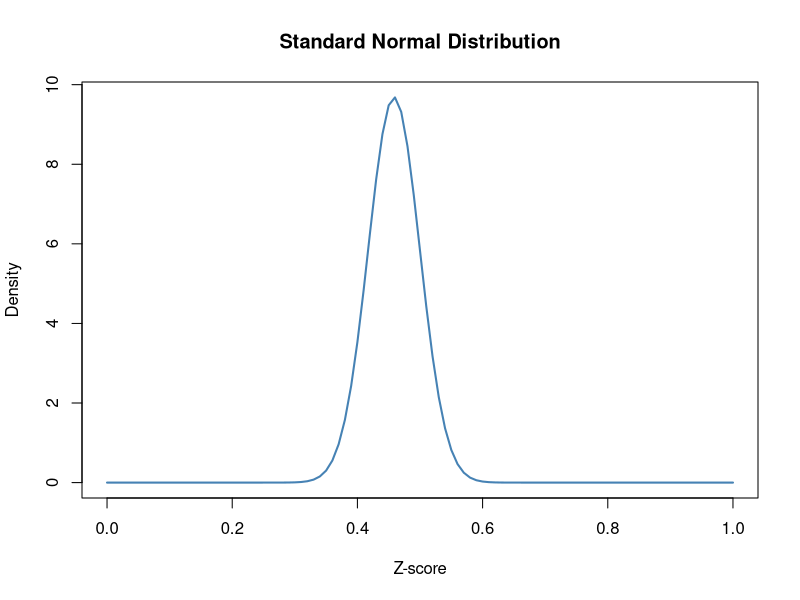

This figure's R source:
# calculate Nb from Waples (2014)
# https://pmc.ncbi.nlm.nih.gov/articles/PMC4063931/

# use equation from Table 3
# increase a --> lower Nb
# increase l --> increase Nb
a = 4 # age at maturity
l = 16 # lifespan
ne = c(52.52, 45.33, 60.85) # Ariana's Ne, 90% CI
nb = ne * (0.485 + (0.758 * log10((l - a + 1) / a)))
# a = 3 > 52.10547 44.97222 60.36972
# a = 4 > 45.85036 39.57343 53.12251

# find good distribution
# use a = 4
sd = (0.5312 - 0.3957) / (2 * 1.645)
mean = 0.4585
curve(dnorm(x, mean = mean, sd = sd), 
      from = 0, to = 1, 
      main = "Standard Normal Distribution", 
      xlab = "Z-score", ylab = "Density", 
      lwd = 2, col = "steelblue")
qnorm(0.05, mean = mean, sd = sd)
qnorm(0.95, mean = mean, sd = sd)
